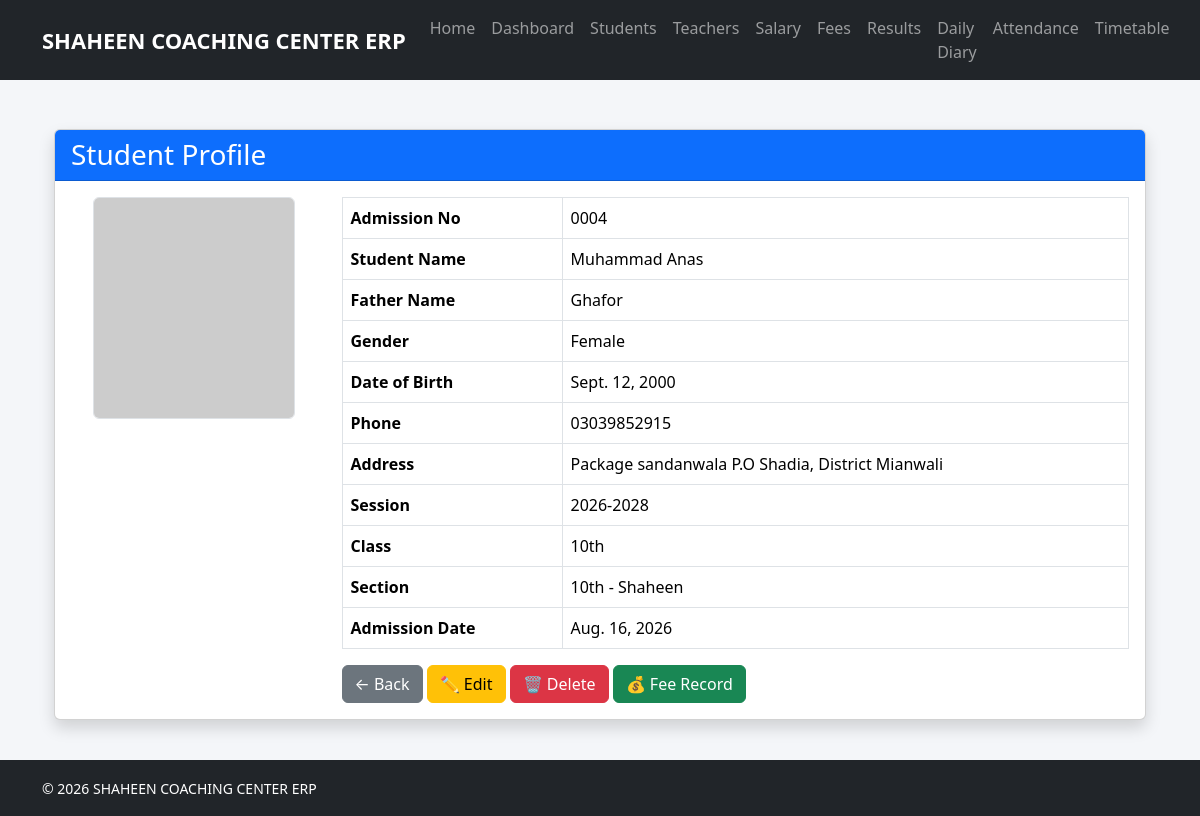
/students/2/, run on the app's committed database.
### students/models.py (models this page shows, shortened)
class Student(models.Model):
    GENDER_CHOICES = [
        ("Male", "Male"),
        ("Female", "Female"),
    ]
    admission_no = models.CharField(
        max_length=20,
        unique=True,
        blank=True,
        null=True
    )
    first_name = models.CharField(max_length=100)
    last_name = models.CharField(
        max_length=100,
        blank=True
    )
    father_name = models.CharField(max_length=150)
    gender = models.CharField(
        max_length=10,
        choices=GENDER_CHOICES
    )
    date_of_birth = models.DateField()
    phone = models.CharField(max_length=20)
    address = models.TextField()
    session = models.ForeignKey(
        Session,
        on_delete=models.PROTECT,
        null=True,
        blank=True
    )
    classroom = models.ForeignKey(
        ClassRoom,
        on_delete=models.PROTECT,
        null=True,
        blank=True
    )
    section = models.ForeignKey(
        Section,
        on_delete=models.PROTECT,
        null=True,
        blank=True
    )
    photo = models.ImageField(
        upload_to="students/",
        blank=True,
        null=True
    )
    admission_date = models.DateField(auto_now_add=True)

### academics/models.py (models this page shows)
class Session(models.Model):
    name = models.CharField(max_length=50)
    start_year = models.IntegerField()
    end_year = models.IntegerField()
    is_active = models.BooleanField(default=True)
    def __str__(self):
        return self.name

class ClassRoom(models.Model):
    name = models.CharField(max_length=50)
    def __str__(self):
        return self.name

class Section(models.Model):
    name = models.CharField(max_length=20)
    classroom = models.ForeignKey(
        ClassRoom,
        on_delete=models.CASCADE,
        related_name="sections"
    )
    def __str__(self):
        return f"{self.classroom.name} - {self.name}"

### students/views.py (the view)
def student_detail(request, pk):
    student = get_object_or_404(
        Student,
        pk=pk
    )
    return render(
        request,
        "students/student_detail.html",
        {
            "student": student
        }
    )

### students/templates/students/student_detail.html (shortened to what this page needs)
{% extends 'base/base.html' %}
{% block content %}
<div class="container mt-4">
    <div class="card shadow">
        <div class="card-header bg-primary text-white">
            <h3 class="mb-0">
                Student Profile
            </h3>
        </div>
        <div class="card-body">
            <div class="row">
                <div class="col-md-3 text-center">
                    {% if student.photo %}
                        <img src="{{ student.photo.url }}"
                             class="img-fluid rounded border"
                             width="200">
                    {% else %}
                        <img src="https://via.placeholder.com/200x220?text=No+Photo"
                             class="img-fluid rounded border">
                    {% endif %}
                </div>
                <div class="col-md-9">
                    <table class="table table-bordered">
                        <tr>
                            <th width="220">Admission No</th>
                            <td>{{ student.admission_no }}</td>
                        </tr>
                        <tr>
                            <th>Student Name</th>
                            <td>{{ student.first_name }} {{ student.last_name }}</td>
                        </tr>
                        <tr>
                            <th>Father Name</th>
                            <td>{{ student.father_name }}</td>
                        </tr>
                        <tr>
                            <th>Gender</th>
                            <td>{{ student.gender }}</td>
                        </tr>
                        <tr>
                            <th>Date of Birth</th>
                            <td>{{ student.date_of_birth }}</td>
                        </tr>
                        <tr>
                            <th>Phone</th>
                            <td>{{ student.phone }}</td>
                        </tr>
                        <tr>
                            <th>Address</th>
                            <td>{{ student.address }}</td>
                        </tr>
                        <tr>
                            <th>Session</th>
                            <td>{{ student.session }}</td>
                        </tr>
                        <tr>
                            <th>Class</th>
                            <td>{{ student.classroom }}</td>
                        </tr>
                        <tr>
                            <th>Section</th>
                            <td>{{ student.section }}</td>
                        </tr>
                        <tr>
                            <th>Admission Date</th>
                            <td>{{ student.admission_date }}</td>
                        </tr>
                    </table>
                    <a href="{% url 'student_list' %}" class="btn btn-secondary">
                        ← Back
                    </a>
                    <a href="{% url 'edit_student' student.pk %}"
                       class="btn btn-warning">
                        ✏ Edit
                    </a>
                    <button class="btn btn-danger">
                        🗑 Delete
                    </button>
                    <button class="btn btn-success">
                        💰 Fee Record
                    </button>
                </div>
            </div>
        </div>
    </div>
</div>
{% endblock %}

### templates/base/base.html (style rules this page uses)
body { background: #f4f6f9; }

### data on the page
Student: admission_no "0004", first_name "Muhammad", last_name "Anas", father_name "Ghafor", gender "Female", date_of_birth "Sept. 12, 2000", phone "03039852915", address "Package sandanwala P.O Shadia, District Mianwali", session "2026-2028", classroom "10th", section "10th - Shaheen", admission_date "Aug. 16, 2026"
